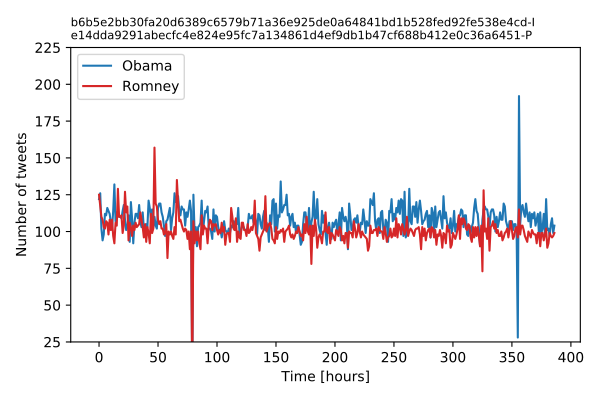

This figure's Python source:
# STAT 287: DATA SCIENCE I
# Unspecified HW Assignment from FALL 2021
# This file was prewritten by James Bagrow for students to 
# use to plot their findings.

import sys, os
import numpy as np
import matplotlib.pyplot as plt
import hashlib

def file_hash(fname):
    with open(fname,"rb") as f:
        return hashlib.sha256(f.read()).hexdigest();

input_file = 'input.txt'

description="""This plotter script reads time series values for the number of tweets
per hour.  Time series are read from the file {}.

Each line of the file consists of three integers separated by spaces. The first
integer represents the number of hours since the earliest observed tweet in all
the data (i.e., tweets occurring in that first hour will have a time of 0).
The second number represents the number of tweets occurring in that hour in the
Obama corpus.  The third number represents the number of tweets occurring in
that hour in the Romney corpus.

For example:
    0 9 2
    1 8 0
    2 5 11
    3 28 88
    . . .
    72 0 0
    73 1 0
    . . .
means there are 9 tweets in the Obama corpus in hour zero and two in Romney
corpus, and so forth. 

Note the following:

  * The number of hours continues well beyond 24, as the data cover multiple
    days.
  * Lines must be recorded in order by number of hours, so that the time
    series is correctly represented chronologically.
  * Zero counts need to be included for times when there are no counts, to
    "line" up the two time series.

Consult the course introductory reading if you need help preparing Python code
to write this file.
""".format(input_file)


import argparse
from argparse import RawTextHelpFormatter
parser = argparse.ArgumentParser(
    description=description,
    formatter_class=RawTextHelpFormatter
)
results = parser.parse_args()

try:
    D = np.loadtxt(input_file)
    a = D[:,0]
    b = D[:,1]
    c = D[:,2]
except:
    sys.exit("""
Something is your wrong with your input file. (Is it named and formatted
correctly? Have you checked the help message?) 
Exiting...
""".strip())

# hash:
input_hash = file_hash(input_file)
scrpt_hash = file_hash(sys.argv[0])

# plot:
plt.plot(a,b, color='C0', label='Obama')
plt.plot(a,c, color='C3', label='Romney')

plt.xlabel(r"Time [hours]")
plt.ylabel("Number of tweets")
plt.legend(loc='upper left')
plt.xlim([-24, 408])
plt.ylim([25, 225])
plt.title("{}-I\n{}-P".format(input_hash, scrpt_hash), 
          loc='left', fontsize='small')

plt.tight_layout()
plt.savefig("plotter.pdf")
plt.savefig("plotter.svg")
print("File created: plotter.pdf at location {}".format(os.getcwd()))
